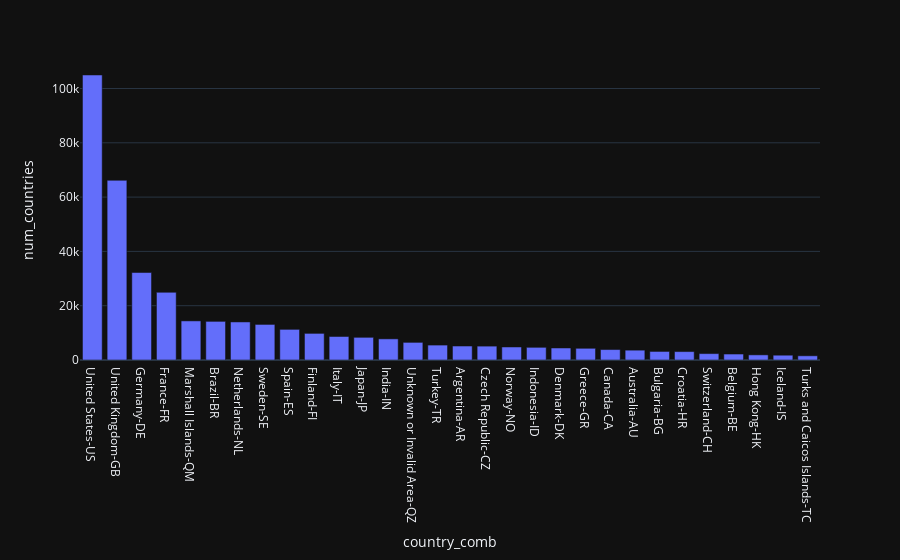

The cell this chart's notebook holds for it:
### Code cell
fig = px.bar(grouped_countries[:30], x="country_comb", y="num_countries", template="plotly_dark")
fig.update_layout(
    height=500,
)
fig.show()

### Figure 1 — Plotly figure (JSON) as saved in the notebook; plotly's stock layout.template omitted (floating-point values rounded to 4 significant figures)
{"data": [{"alignmentgroup": "True", "hovertemplate": "country_comb=%{x}<br>num_countries=%{y}<extra></extra>", "legendgroup": "", "marker": {"color": "#636efa", "pattern": {"shape": ""}}, "name": "", "offsetgroup": "", "orientation": "v", "showlegend": false, "textposition": "auto", "type": "bar", "x": ["United States-US", "United Kingdom-GB", "Germany-DE", "France-FR", "Marshall Islands-QM", "Brazil-BR", "Netherlands-NL", "Sweden-SE", "Spain-ES", "Finland-FI", "Italy-IT", "Japan-JP", "India-IN", "Unknown or Invalid Area-QZ", "Turkey-TR", "Argentina-AR", "Czech Republic-CZ", "Norway-NO", "Indonesia-ID", "Denmark-DK", "Greece-GR", "Canada-CA", "Australia-AU", "Bulgaria-BG", "Croatia-HR", "Switzerland-CH", "Belgium-BE", "Hong Kong-HK", "Iceland-IS", "Turks and Caicos Islands-TC"], "xaxis": "x", "y": [104973, 66175, 32217, 24923, 14398, 14227, 14013, 13102, 11284, 9801, 8654, 8348, 7780, 6490, 5493, 5144, 5109, 4796, 4667, 4415, 4310, 3844, 3619, 3150, 3099, 2357, 2196, 1881, 1767, 1546], "yaxis": "y"}], "layout": {"autosize": true, "barmode": "relative", "legend": {"tracegroupgap": 0}, "margin": {"t": 60}, "xaxis": {"anchor": "y", "autorange": true, "domain": [0, 1], "range": [-0.5, 29.5], "title": {"text": "country_comb"}, "type": "category"}, "yaxis": {"anchor": "x", "autorange": true, "domain": [0, 1], "range": [0, 110500.0], "title": {"text": "num_countries"}, "type": "linear"}}}
